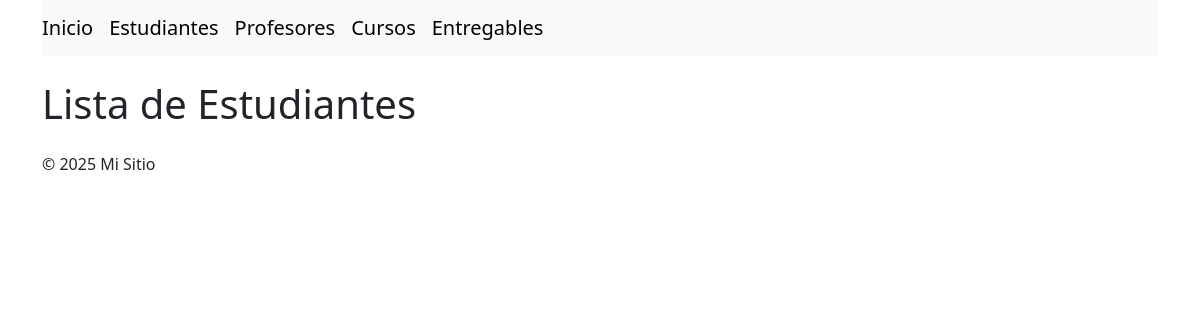
The page /estudiantes/ on the database as committed earlier.
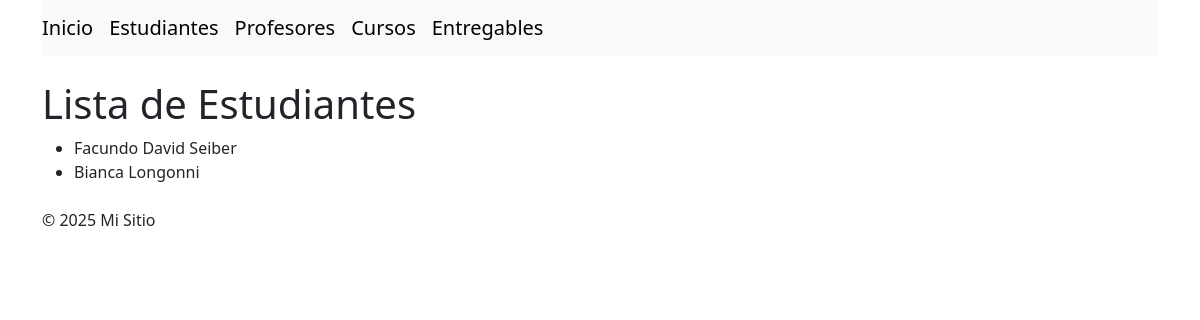
The same page on the database as committed later.
### myapp/models.py (models this page shows, shortened)
class Estudiante(models.Model) :
    nombre = models.CharField(max_length=100)
    apellido = models.CharField(max_length=100)
    email = models.EmailField()

### myapp/views.py (the view)
# urls.py: path('estudiantes/', views.lista_estudiantes, name='estudiantes'),
def lista_estudiantes(request):
    estudiantes = Estudiante.objects.all()
    return render(request, 'myapp/estudiantes_list.html', {'estudiantes': estudiantes})

### myapp/templates/myapp/estudiantes_list.html (shortened to what this page needs)
{% extends 'base.html' %}
{% block content %}
<h1>Lista de Estudiantes</h1>
<ul>
    {% for estudiante in estudiantes %}
        <li>{{ estudiante.nombre }} {{ estudiante.apellido }}</li>
    {% endfor %}
</ul>
{% endblock %}

Rows that differ between the two databases and show on the page:
added Estudiante: nombre "Facundo David", apellido "Seiber"
added Estudiante: nombre "Bianca", apellido "Longonni"
